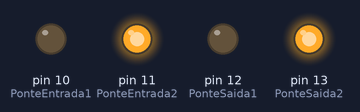
This sketch was run on a simulated Arduino Uno, built with avr-gcc and run on an emulated ATmega328P. Shown: output pins drawn as LEDs (lit = HIGH).

Above: at 2.5 s.
At 7.5 s:
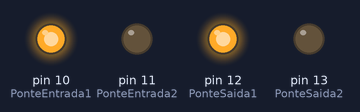
Timing chart, 0 to 13.0 s (numbered marks = the images above):
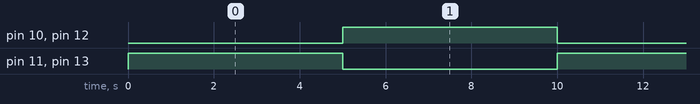

The sketch:

CodigoPonteHTransistorTip29.ino
```cpp
int PonteEntrada1 = 10;
int PonteSaida1 = 12;
int PonteEntrada2 = 11;
int PonteSaida2 = 13;
int URPWM = 3;
int URTRIG = 5;

void setup(){
  pinMode(PonteEntrada1,OUTPUT);
  pinMode(PonteSaida1,OUTPUT);
  pinMode(PonteEntrada2,OUTPUT);
  pinMode(PonteSaida2,OUTPUT);

  digitalWrite(PonteEntrada1, LOW);
  digitalWrite(PonteSaida1, LOW);
  digitalWrite(PonteEntrada2, LOW);
  digitalWrite(PonteSaida2, LOW);
}

void loop(){

  AtivaFrente();
  delay(5000);
  AtivaRe();
  delay(5000);

}

void AtivaFrente(){
  digitalWrite(PonteEntrada1, LOW);
  digitalWrite(PonteSaida1, LOW);
  digitalWrite(PonteEntrada2, HIGH);
  digitalWrite(PonteSaida2, HIGH);
}

void AtivaRe(){
  digitalWrite(PonteEntrada2, LOW);
  digitalWrite(PonteSaida2, LOW);
  digitalWrite(PonteEntrada1, HIGH);
  digitalWrite(PonteSaida1, HIGH);
}
```

Measured:
- by itself, pin 10 (PonteEntrada1), pin 11 (PonteEntrada2), pin 12 (PonteSaida1), pin 13 (PonteSaida2): alternates HIGH for 5.0 s and LOW for 5.0 s
